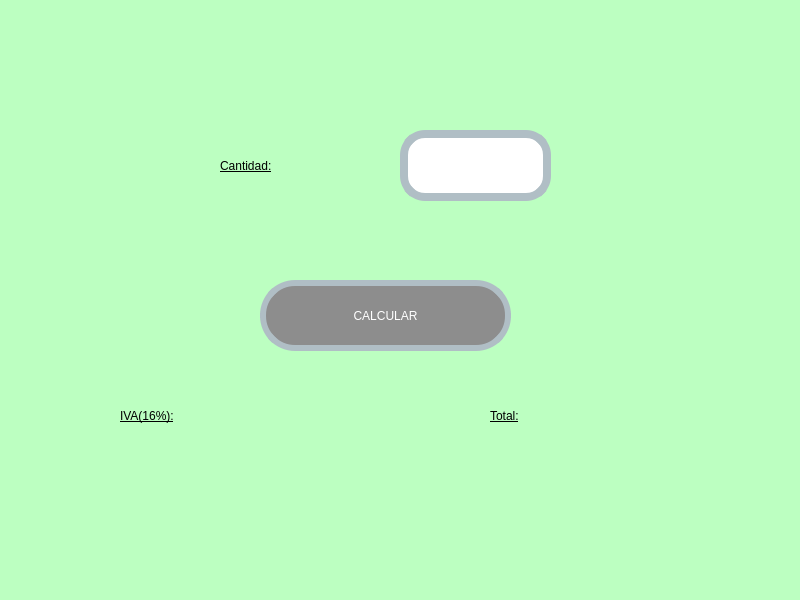
<?xml version="1.0" encoding="UTF-8"?>
<ui version="4.0">
 <class>MainWindow</class>
 <widget class="QMainWindow" name="MainWindow">
  <property name="geometry">
   <rect>
    <x>0</x>
    <y>0</y>
    <width>800</width>
    <height>600</height>
   </rect>
  </property>
  <property name="windowTitle">
   <string>MainWindow</string>
  </property>
  <property name="styleSheet">
   <string notr="true">background-color:rgb(188, 255, 193)</string>
  </property>
  <widget class="QWidget" name="centralwidget">
   <widget class="QPushButton" name="btn_Calcular">
    <property name="geometry">
     <rect>
      <x>260</x>
      <y>280</y>
      <width>251</width>
      <height>71</height>
     </rect>
    </property>
    <property name="styleSheet">
     <string notr="true">background-color:rgb(141, 141, 141);
font: 20pt &quot;Forte&quot;;
color:rgb(255, 255, 255);
border-radius:35px;
border:6px solid #B0BEC5;
</string>
    </property>
    <property name="text">
     <string>CALCULAR</string>
    </property>
   </widget>
   <widget class="QLineEdit" name="txt_Cantidad">
    <property name="geometry">
     <rect>
      <x>400</x>
      <y>130</y>
      <width>151</width>
      <height>71</height>
     </rect>
    </property>
    <property name="contextMenuPolicy">
     <enum>Qt::PreventContextMenu</enum>
    </property>
    <property name="whatsThis">
     <string/>
    </property>
    <property name="styleSheet">
     <string notr="true">background-color:rgb(255, 255, 255);
color:rgb(0, 0, 0);
border-radius:25px;
border:8px solid #B0BEC5;
font: 75 16pt &quot;MS Shell Dlg 2&quot;;
</string>
    </property>
    <property name="text">
     <string/>
    </property>
    <property name="maxLength">
     <number>32774</number>
    </property>
    <property name="cursorPosition">
     <number>0</number>
    </property>
    <property name="dragEnabled">
     <bool>false</bool>
    </property>
    <property name="readOnly">
     <bool>false</bool>
    </property>
    <property name="clearButtonEnabled">
     <bool>false</bool>
    </property>
   </widget>
   <widget class="QLabel" name="label_3">
    <property name="geometry">
     <rect>
      <x>220</x>
      <y>140</y>
      <width>161</width>
      <height>51</height>
     </rect>
    </property>
    <property name="styleSheet">
     <string notr="true">
text-decoration: underline;
font: 20pt &quot;Forte&quot;;
color:rgb(0, 0, 0)
</string>
    </property>
    <property name="text">
     <string>Cantidad:</string>
    </property>
   </widget>
   <widget class="QLabel" name="Lbl_total">
    <property name="geometry">
     <rect>
      <x>490</x>
      <y>390</y>
      <width>191</width>
      <height>51</height>
     </rect>
    </property>
    <property name="styleSheet">
     <string notr="true">
text-decoration: underline;
font: 20pt &quot;Forte&quot;;
color:rgb(0, 0, 0)
</string>
    </property>
    <property name="text">
     <string>Total:</string>
    </property>
   </widget>
   <widget class="QLabel" name="Lbl_IVA">
    <property name="geometry">
     <rect>
      <x>120</x>
      <y>390</y>
      <width>221</width>
      <height>51</height>
     </rect>
    </property>
    <property name="styleSheet">
     <string notr="true">
text-decoration: underline;
font: 20pt &quot;Forte&quot;;
color:rgb(0, 0, 0)
</string>
    </property>
    <property name="text">
     <string>IVA(16%):</string>
    </property>
   </widget>
  </widget>
  <widget class="QMenuBar" name="menubar">
   <property name="geometry">
    <rect>
     <x>0</x>
     <y>0</y>
     <width>800</width>
     <height>26</height>
    </rect>
   </property>
  </widget>
  <widget class="QStatusBar" name="statusbar"/>
 </widget>
 <resources/>
 <connections/>
</ui>
